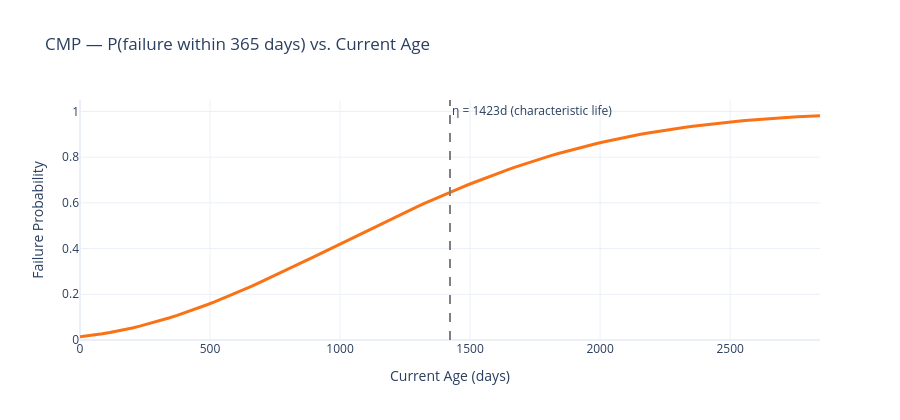

The cell this chart's notebook holds for it:
### Markdown cell above
## 2. Conditional Failure Probability vs. Asset Age

This is the actual quantity the optimizer consumes.

### Code cell
ages = np.linspace(0, eta_hat * 2, 100)
HORIZON = 365  # 1-year planning horizon, matches TA_CFG default

probs = [failure_probability(age, beta_hat, eta_hat, horizon=HORIZON) for age in ages]

fig = go.Figure()
fig.add_trace(go.Scatter(x=ages, y=probs, line=dict(color="#f97316", width=3)))
fig.add_vline(x=eta_hat, line_dash="dash", line_color="gray",
              annotation_text=f"η = {eta_hat:.0f}d (characteristic life)")
fig.update_layout(
    title=f"{TARGET_CLASS} — P(failure within {HORIZON} days) vs. Current Age",
    xaxis_title="Current Age (days)", yaxis_title="Failure Probability",
    template="plotly_white", height=420, yaxis_range=[0, 1.05],
)
fig.show()

### Figure 1 — Plotly figure (JSON) as saved in the notebook; plotly's stock layout.template omitted (floating-point values rounded to 4 significant figures)
{"data": [{"line": {"color": "#f97316", "width": 3}, "type": "scatter", "x": [0.0, 28.74, 57.48, 86.23, 115.0, 143.7, 172.5, 201.2, 229.9, 258.7, 287.4, 316.2, 344.9, 373.6, 402.4, 431.1, 459.9, 488.6, 517.4, 546.1, 574.8, 603.6, 632.3, 661.1, 689.8, 718.6, 747.3, 776.0, 804.8, 833.5, 862.3, 891.0, 919.8, 948.5, 977.2, 1006.0, 1035.0, 1063.0, 1092.0, 1121.0, 1150.0, 1178.0, 1207.0, 1236.0, 1265.0, 1293.0, 1322.0, 1351.0, 1380.0, 1408.0, 1437.0, 1466.0, 1495.0, 1523.0, 1552.0, 1581.0, 1610.0, 1638.0, 1667.0, 1696.0, 1725.0, 1753.0, 1782.0, 1811.0, 1840.0, 1868.0, 1897.0, 1926.0, 1954.0, 1983.0, 2012.0, 2041.0, 2069.0, 2098.0, 2127.0, 2156.0, 2184.0, 2213.0, 2242.0, 2271.0, 2299.0, 2328.0, 2357.0, 2386.0, 2414.0, 2443.0, 2472.0, 2501.0, 2529.0, 2558.0, 2587.0, 2616.0, 2644.0, 2673.0, 2702.0, 2731.0, 2759.0, 2788.0, 2817.0, 2845.0], "y": [0.01421, 0.01797, 0.0223, 0.02722, 0.03272, 0.0388, 0.04546, 0.05269, 0.06049, 0.06885, 0.07775, 0.08718, 0.09714, 0.1076, 0.1186, 0.13, 0.1418, 0.1542, 0.1669, 0.18, 0.1935, 0.2073, 0.2215, 0.2359, 0.2507, 0.2657, 0.2809, 0.2963, 0.3119, 0.3277, 0.3436, 0.3596, 0.3756, 0.3918, 0.4079, 0.4241, 0.4402, 0.4564, 0.4724, 0.4884, 0.5042, 0.52, 0.5356, 0.551, 0.5663, 0.5814, 0.5962, 0.6109, 0.6253, 0.6395, 0.6533, 0.667, 0.6803, 0.6934, 0.7061, 0.7186, 0.7307, 0.7425, 0.754, 0.7652, 0.776, 0.7865, 0.7967, 0.8066, 0.8161, 0.8253, 0.8342, 0.8427, 0.8509, 0.8589, 0.8665, 0.8738, 0.8808, 0.8875, 0.8939, 0.9, 0.9059, 0.9114, 0.9168, 0.9218, 0.9266, 0.9312, 0.9356, 0.9397, 0.9436, 0.9473, 0.9508, 0.9541, 0.9572, 0.9602, 0.9629, 0.9655, 0.968, 0.9703, 0.9724, 0.9745, 0.9764, 0.9781, 0.9798, 0.9813]}], "layout": {"annotations": [{"showarrow": false, "text": "η = 1423d (characteristic life)", "x": 1423.0, "xanchor": "left", "xref": "x", "y": 1, "yanchor": "top", "yref": "y domain"}], "height": 420, "shapes": [{"line": {"color": "gray", "dash": "dash"}, "type": "line", "x0": 1423.0, "x1": 1423.0, "xref": "x", "y0": 0, "y1": 1, "yref": "y domain"}], "title": {"text": "CMP — P(failure within 365 days) vs. Current Age"}, "xaxis": {"title": {"text": "Current Age (days)"}}, "yaxis": {"range": [0, 1.05], "title": {"text": "Failure Probability"}}}}
